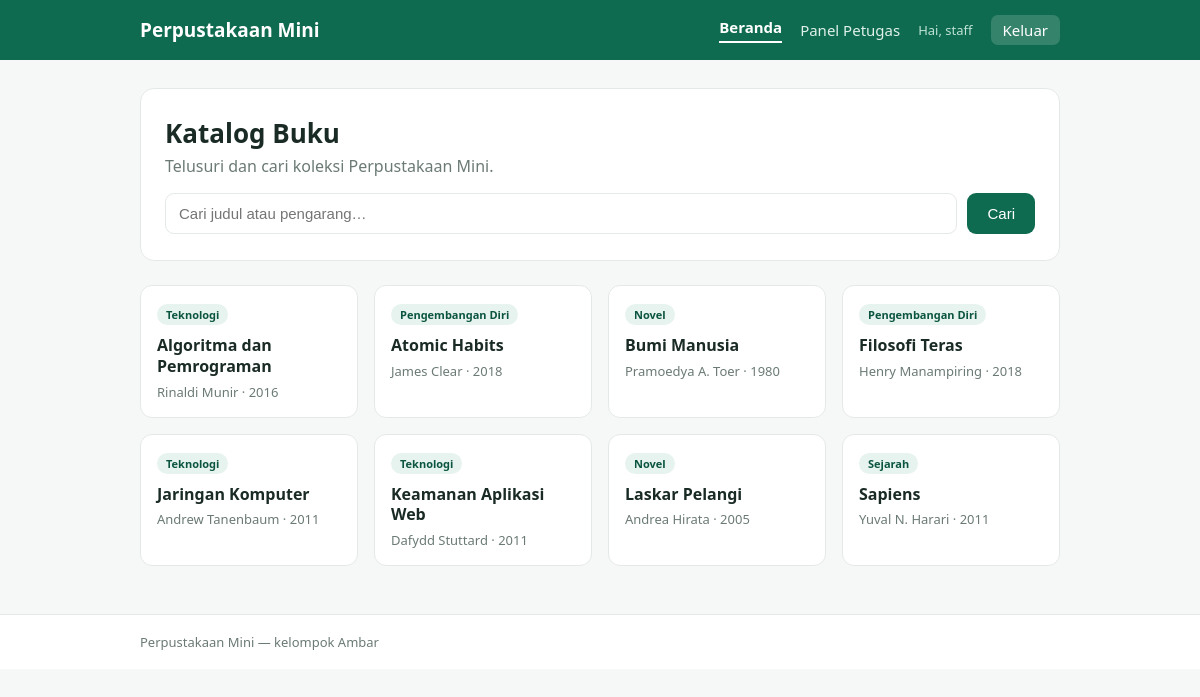
Screenshot of / (signed in) with the database file from the repository.
### tables this page shows
CREATE TABLE books (
    id        INT AUTO_INCREMENT PRIMARY KEY,
    judul     VARCHAR(120) NOT NULL,
    pengarang VARCHAR(80)  NOT NULL,
    tahun     INT          NOT NULL,
    kategori  VARCHAR(40)  NOT NULL
);

### index.php (the view, shortened to what this page needs)
<?php
require __DIR__ . '/config/db.php';
require __DIR__ . '/includes/layout.php';
$q = $_GET['q'] ?? '';
$rows = [];
if ($q !== '') {
    $sql = "SELECT judul, pengarang, tahun, kategori FROM books
            WHERE judul LIKE '%$q%' OR pengarang LIKE '%$q%' ORDER BY judul";
    $res = mysqli_query($conn, $sql);
    if ($res === false) {
        $err = 'Terjadi kesalahan: ' . mysqli_error($conn);
    } else {
        while ($r = mysqli_fetch_assoc($res)) $rows[] = $r;
    }
} else {
    $res = mysqli_query($conn, "SELECT judul, pengarang, tahun, kategori FROM books ORDER BY judul");
    while ($r = mysqli_fetch_assoc($res)) $rows[] = $r;
}
?>
<section class="hero">
  <h1>Katalog Buku</h1>
  <p>Telusuri dan cari koleksi Perpustakaan Mini.</p>
  <form class="search" method="get">
    <input name="q" placeholder="Cari judul atau pengarang…" value="<?= htmlspecialchars($q) ?>">
    <button type="submit">Cari</button>
  </form>
</section>
<div class="grid">
<?php foreach ($rows as $r): ?>
  <article class="book">
    <span class="cat"><?= htmlspecialchars($r['kategori']) ?></span>
    <h3><?= htmlspecialchars($r['judul']) ?></h3>
    <p class="by"><?= htmlspecialchars($r['pengarang']) ?> · <?= htmlspecialchars($r['tahun']) ?></p>
  </article>
<?php endforeach; ?>
</div>

### includes/layout.php (style rules this page uses)
:root { --hijau:#0f6b4f;--hijau2:#0b5540;--tinta:#1a2b26;--abu:#6b7a75;--garis:#e4e9e7;--bg:#f6f8f7 }
* { box-sizing:border-box }
body { margin:0;font-family:system-ui,Segoe UI,Arial,sans-serif;color:var(--tinta);background:var(--bg) }
.hero { background:#fff;border:1px solid var(--garis);border-radius:14px;padding:26px 24px;margin-bottom:24px }
.hero h1 { margin:0 0 4px;font-size:26px }
.hero p { margin:0 0 16px;color:var(--abu) }
.search { display:flex;gap:10px }
.search input { flex:1;padding:12px 14px;border:1px solid var(--garis);border-radius:9px;font-size:15px }
.search button,.btn { background:var(--hijau);color:#fff;border:0;border-radius:9px;padding:12px 20px;font-size:15px;cursor:pointer }
.grid { display:grid;grid-template-columns:repeat(auto-fill,minmax(210px,1fr));gap:16px;margin-top:8px }
.book { background:#fff;border:1px solid var(--garis);border-radius:12px;padding:16px;transition:box-shadow .15s }
.book .cat { display:inline-block;background:#e7f3ee;color:var(--hijau2);font-size:11px;font-weight:700;padding:3px 9px;border-radius:999px;margin-bottom:10px }
.book h3 { margin:0 0 6px;font-size:16px;line-height:1.3 }
.book .by { margin:0;color:var(--abu);font-size:13px }
input[type=text],input[type=password],input:not([type]) { width:100%;padding:11px 13px;border:1px solid var(--garis);border-radius:9px;font-size:15px }

### rows the page displays
books: kategori "Teknologi", judul "Algoritma dan Pemrograman", pengarang "Rinaldi Munir", tahun "2016"
books: kategori "Pengembangan Diri", judul "Atomic Habits", pengarang "James Clear", tahun "2018"
books: kategori "Novel", judul "Bumi Manusia", pengarang "Pramoedya A. Toer", tahun "1980"
books: kategori "Pengembangan Diri", judul "Filosofi Teras", pengarang "Henry Manampiring", tahun "2018"
books: kategori "Teknologi", judul "Jaringan Komputer", pengarang "Andrew Tanenbaum", tahun "2011"
books: kategori "Teknologi", judul "Keamanan Aplikasi Web", pengarang "Dafydd Stuttard", tahun "2011"
books: kategori "Novel", judul "Laskar Pelangi", pengarang "Andrea Hirata", tahun "2005"
books: kategori "Sejarah", judul "Sapiens", pengarang "Yuval N. Harari", tahun "2011"

### other values shown
$user "staff"
